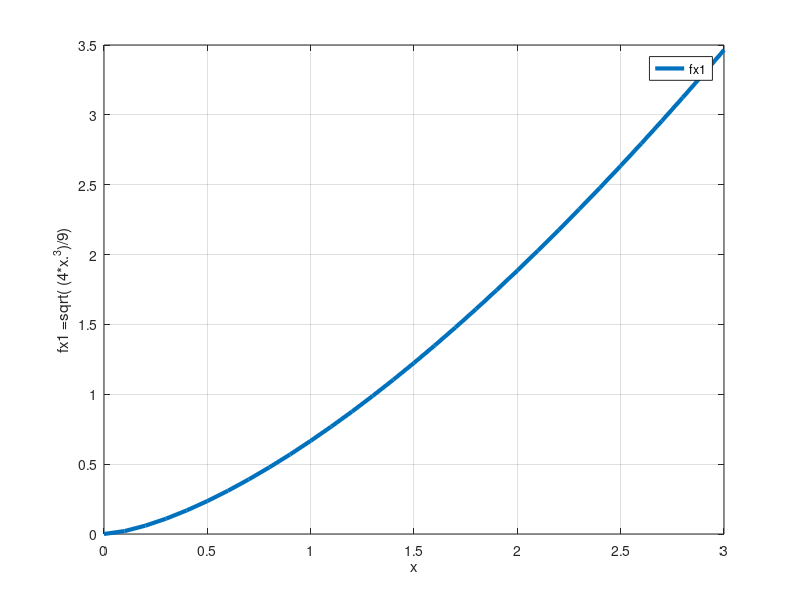

Source code (MATLAB):
%% ITESS-TICS
%% Enero-Junio 2024
%% TI201 Cálculo Integral
%% Francisco Javie Montecillo Puente
%% Gráficas
%% 13 mayo 2024

x = 0:0.1:3;
fx1 = sqrt( (4*x.^3)/9);  %%% abajo

[x' fx1']

plot(x, fx1, 'LineWidth', 3)
grid on
xlabel('x')
ylabel('fx1 =sqrt( (4*x.^3)/9)')
legend('fx1')
%%axis([0,8,0,4])
